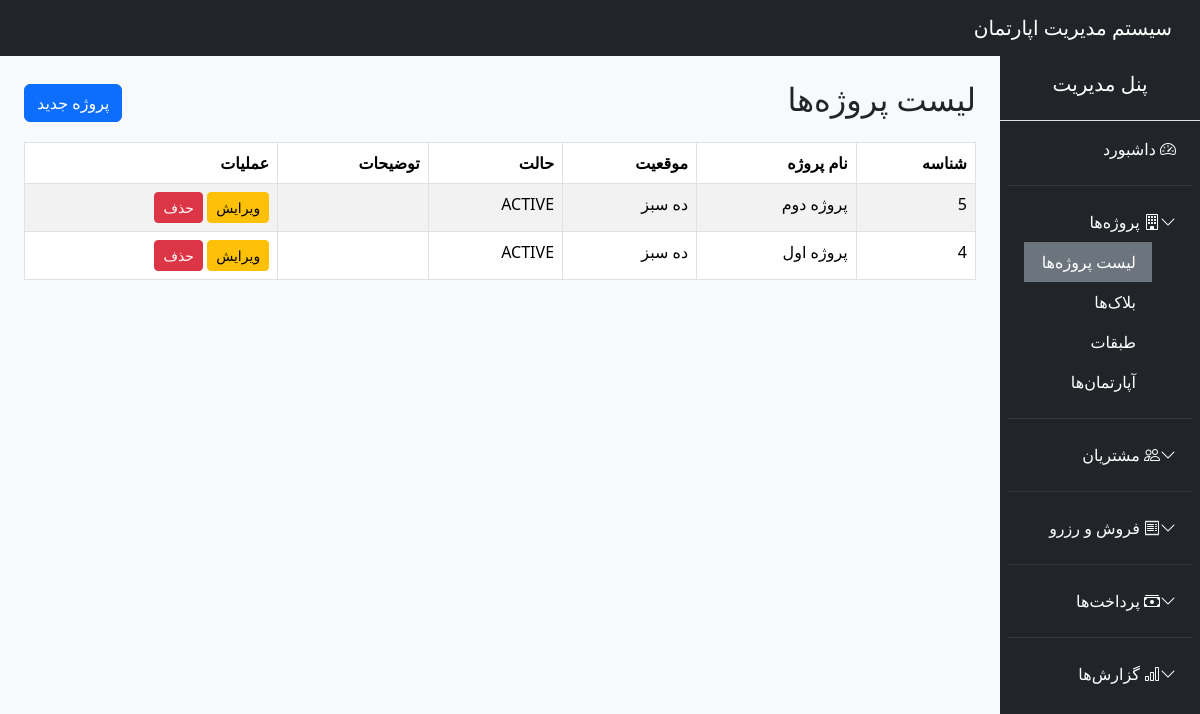
Screenshot of /public/?route=projects (signed in) with the database file from the repository.
### tables this page shows
CREATE TABLE `projects` (
  `id` int(11) NOT NULL,
  `name` varchar(100) NOT NULL,
  `location` varchar(255) DEFAULT NULL,
  `description` text DEFAULT NULL,
  `created_at` timestamp NOT NULL DEFAULT current_timestamp(),
  `status` enum('ACTIVE','INACTIVE','COMPLETED') NOT NULL DEFAULT 'ACTIVE'
);

### app/core/Controller.php (called while the page is built, shortened)
<?php
class Controller {
    protected function view($view, $data = []) {
        extract($data);
        require "../app/views/$view.php";
    }
    protected function model($model) {
        return new $model;
    }
}

### app/controllers/ProjectController.php (called while the page is built, shortened)
<?php
class ProjectController extends Controller
{
    public function index()
    {
        $projectModel = $this->model("Project");
        $projects = $projectModel->all();
        $this->view("projects/index", compact('projects', 'page_title'));
    }
}

### public/index.php (called while the page is built, shortened)
<?php
require_once "../app/core/Database.php";
require_once "../app/core/Controller.php";
require_once "../app/core/Model.php";
require_once "../routes/web.php";

### config/config.php (called while the page is built)
<?php
return [
    'db' => [
        'host' => 'localhost',
        'dbname' => 'apartment_system',
        'user' => 'root',
        'pass' => ''
    ]
];

### app/core/Database.php (called while the page is built, shortened)
<?php
class Database {
    private static $instance = null;
    private function __construct() {
        $config = require __DIR__ . '/../../config/config.php';
        $dsn = "mysql:host={$config['db']['host']};dbname={$config['db']['dbname']};charset=utf8mb4";
        try {
            $this->pdo = new PDO($dsn, $config['db']['user'], $config['db']['pass']);
        } catch (PDOException $e) {
            die("DB Connection Failed: " . $e->getMessage());
        }
    }
    public static function connect() {
        if (self::$instance === null) {
            self::$instance = new Database();
        }
        return self::$instance->pdo;
    }
}

### app/core/Model.php (called while the page is built, shortened)
<?php
class Model {
    public function __construct() {
        $this->db = Database::connect();
    }
}

### app/models/Project.php (called while the page is built, shortened)
<?php
class Project extends Model
{
    protected $table = 'projects';
    public function all()
    {
        $stmt = $this->db->query("SELECT * FROM {$this->table} ORDER BY id DESC");
        return $stmt->fetchAll(PDO::FETCH_ASSOC);
    }
}

### app/views/projects/index.php (the view)
<?php require "../app/views/layouts/header.php"; ?>
<?php require "../app/views/layouts/sidebar.php"; ?>
<div class="d-flex justify-content-between align-items-center mb-3">
    <h2>لیست پروژه‌ها</h2>
    <a href="/apartment_system/public/?route=projects_create" class="btn btn-primary">پروژه جدید</a>
</div>
<table class="table table-bordered table-striped">
    <thead>
        <tr>
            <th>شناسه</th>
            <th>نام پروژه</th>
            <th>موقعیت</th>
            <th>حالت</th>
            <th>توضیحات</th>
            <th>عملیات</th>
        </tr>
    </thead>
    <tbody>
    <?php if (!empty($projects)): ?>
        <?php foreach ($projects as $project): ?>
            <tr>
                <td><?= htmlspecialchars($project['id']) ?></td>
                <td><?= htmlspecialchars($project['name']) ?></td>
                <td><?= htmlspecialchars($project['location']) ?></td>
                <td><?= htmlspecialchars($project['status']) ?></td>
                <td><?= nl2br(htmlspecialchars($project['description'])) ?></td>
                <td>
                    <a href="/apartment_system/public/?route=projects_edit&id=<?= $project['id'] ?>" class="btn btn-sm btn-warning">ویرایش</a>
                    <a href="/apartment_system/public/?route=projects_delete&id=<?= $project['id'] ?>" class="btn btn-sm btn-danger" onclick="return confirm('حذف شود؟');">حذف</a>
                </td>
            </tr>
        <?php endforeach; ?>
    <?php else: ?>
        <tr><td colspan="5">هیچ پروژه‌ای ثبت نشده است.</td></tr>
    <?php endif; ?>
    </tbody>
</table>
<?php require "../app/views/layouts/footer.php"; ?>

### rows the page displays
projects: id "5", name "پروژه دوم", location "ده سبز", status "ACTIVE"
projects: id "4", name "پروژه اول", location "ده سبز", status "ACTIVE"
